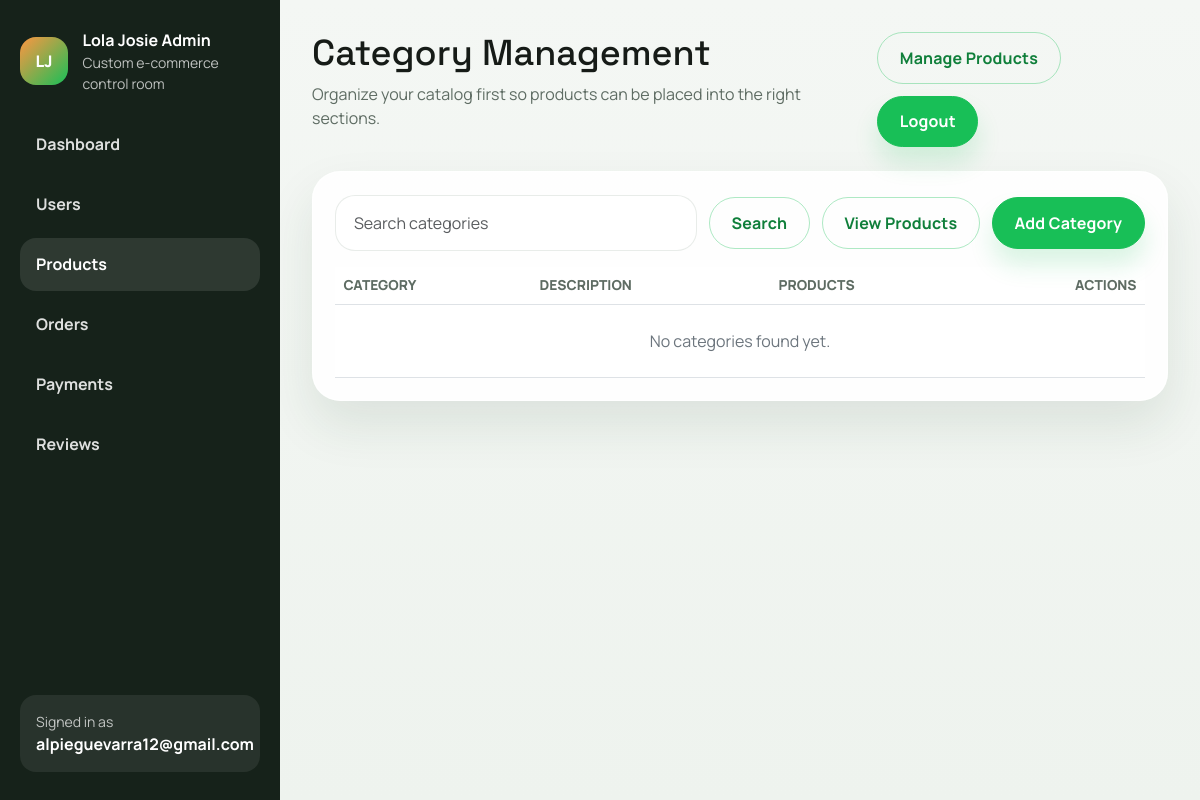
The page /admin-dashboard/products/categories/ (signed in) on the database as committed earlier.
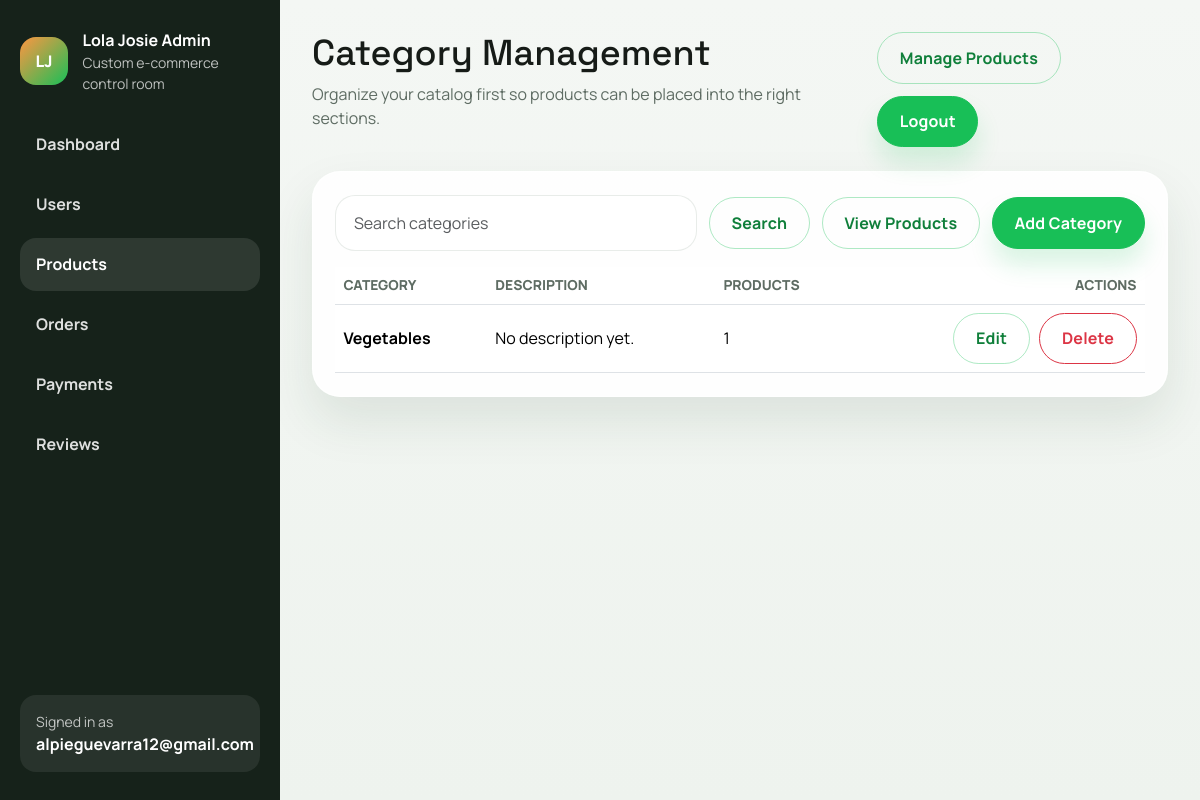
The same page on the database as committed later.
### products/models.py (models this page shows, shortened)
class Category(models.Model):
    name = models.CharField(max_length=120, unique=True)
    slug = models.SlugField(max_length=140, unique=True, blank=True)
    description = models.TextField(blank=True)
    class Meta:
        ordering = ["name"]
        verbose_name_plural = "categories"

### users/admin_views.py (the view)
# urls.py: path("categories/", CategoryListAPIView.as_view(), name="category_list"),
@admin_required
def category_list(request):
    query = request.GET.get("q", "").strip()
    categories = Category.objects.annotate(product_count=Count("products")).order_by("name")
    if query:
        categories = categories.filter(Q(name__icontains=query) | Q(description__icontains=query))
    page_obj = paginate_queryset(request, categories, per_page=12)
    return render(
        request,
        "admin_dashboard/categories/list.html",
        {
            "page_obj": page_obj,
            "query": query,
            "querystring": querystring_without_page(request),
            "section": "products",
        },
    )

### cart/cart.py (called while the page is built)
    def __len__(self):
        return sum(self.cart.values())

### cart/context_processors.py (called while the page is built)
def cart_summary(request):
    return {"cart_item_count": len(Cart(request))}

### config/context_processors.py (called while the page is built)
def site_meta(request):
    return {
        "site_name": settings.SITE_NAME,
        "site_tagline": settings.SITE_TAGLINE,
    }

### users/admin_access.py (called while the page is built)
def is_admin_user(user):
    return user.is_authenticated and (user.is_staff or user.is_superuser)

def admin_required(view_func):
    @wraps(view_func)
    @login_required(login_url="login")
    def wrapped_view(request, *args, **kwargs):
        if not is_admin_user(request.user):
            messages.error(request, "You do not have permission to access the admin dashboard.")
            return redirect("products:product_list")
        return view_func(request, *args, **kwargs)
    return wrapped_view

### users/admin_views.py (called while the page is built)
def paginate_queryset(request, queryset, per_page=10):
    paginator = Paginator(queryset, per_page)
    return paginator.get_page(request.GET.get("page"))

def querystring_without_page(request):
    params = request.GET.copy()
    params.pop("page", None)
    return params.urlencode()

### templates/admin_dashboard/categories/list.html (shortened to what this page needs)
{% extends "admin_dashboard/base_admin.html" %}
{% block admin_title %}Category Management{% endblock %}
{% block admin_intro %}Organize your catalog first so products can be placed into the right sections.{% endblock %}
{% block admin_content %}
<section class="admin-panel">
    <form method="get" class="admin-toolbar">
        <div class="admin-toolbar__search">
            <input type="text" name="q" class="form-control" value="{{ query }}" placeholder="Search categories">
        </div>
        <button type="submit" class="btn btn-outline-success">Search</button>
        <a class="btn btn-outline-success" href="{% url 'admin_dashboard:product_list' %}">View Products</a>
        <a class="btn btn-success" href="{% url 'admin_dashboard:category_create' %}">Add Category</a>
    </form>
    <div class="table-responsive">
        <table class="table admin-table align-middle">
            <thead>
                <tr>
                    <th>Category</th>
                    <th>Description</th>
                    <th>Products</th>
                    <th class="text-end">Actions</th>
                </tr>
            </thead>
            <tbody>
                {% for category in page_obj %}
                    <tr>
                        <td><strong>{{ category.name }}</strong></td>
                        <td>{{ category.description|default:"No description yet."|truncatewords:14 }}</td>
                        <td>{{ category.product_count }}</td>
                        <td class="text-end">
                            <div class="admin-actions">
                                <a class="btn btn-outline-success" href="{% url 'admin_dashboard:category_edit' category.id %}">Edit</a>
                                <a class="btn btn-outline-danger" href="{% url 'admin_dashboard:category_delete' category.id %}">Delete</a>
                            </div>
                        </td>
                    </tr>
                {% empty %}
                    <tr>
                        <td colspan="4" class="text-center text-secondary py-4">No categories found yet.</td>
                    </tr>
                {% endfor %}
            </tbody>
        </table>
    </div>
</section>
{% endblock %}

Rows that differ between the two databases and show on the page:
added Category: name "Vegetables", description "No description yet.", product_count "1"
Other text that changed with them:
text no longer shown: "No categories found yet."
